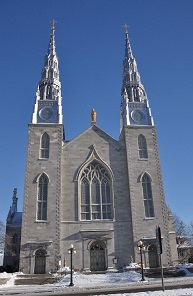
//> input picture images/church01.jpg, 193 x 296 px
$ ./robustmatching   (built with g++ and OpenCV 4)
//> lines starting //> are read from the running program, lines starting //| are printed output that depends on the picture
### Chapter10/robustMatcher.h
// [17 lines of licence text are left out]

#if !defined MATCHER
#define MATCHER

#include <iostream>
#include <vector>
#include <opencv2/core.hpp>
#include <opencv2/imgproc.hpp>
#include <opencv2/highgui.hpp>
#include <opencv2/features2d.hpp>
#include <opencv2/calib3d.hpp>
#include <opencv2/xfeatures2d.hpp>

#define NOCHECK      0
#define CROSSCHECK   1
#define RATIOCHECK   2
#define BOTHCHECK    3

class RobustMatcher {

  private:

	  // pointer to the feature point detector object
	  cv::Ptr<cv::FeatureDetector> detector;
	  // pointer to the feature descriptor extractor object
	  cv::Ptr<cv::DescriptorExtractor> descriptor;
	  int normType;
	  float ratio; // max ratio between 1st and 2nd NN
	  bool refineF; // if true will refine the F matrix
	  bool refineM; // if true will refine the matches (will refine F also)
	  double distance; // min distance to epipolar
	  double confidence; // confidence level (probability)

  public:

	  RobustMatcher(const cv::Ptr<cv::FeatureDetector> &detector,
		            const cv::Ptr<cv::DescriptorExtractor> &descriptor= cv::Ptr<cv::DescriptorExtractor>())
		  : detector(detector), descriptor(descriptor),normType(cv::NORM_L2),
		    ratio(0.8f), refineF(true), refineM(true), confidence(0.98), distance(1.0) {

		// in this case use the associated descriptor
		if (!this->descriptor) {
			this->descriptor = this->detector;
		}
	  }

	  // Set the feature detector
	  // [122 lines left out: functions setFeatureDetector, setDescriptorExtractor, setNormType, setMinDistanceToEpipolar, setConfidenceLevel, setRatio and 5 more, not called in this run]

	  // Identify good matches using RANSAC
	  // Return fundamental matrix and output matches
	  cv::Mat ransacTest(const std::vector<cv::DMatch>& matches,
		                 std::vector<cv::KeyPoint>& keypoints1,
						 std::vector<cv::KeyPoint>& keypoints2,
					     std::vector<cv::DMatch>& outMatches) {

		// Convert keypoints into Point2f
		std::vector<cv::Point2f> points1, points2;

		for (std::vector<cv::DMatch>::const_iterator it= matches.begin();
			 it!= matches.end(); ++it) {

			 // Get the position of left keypoints
			 points1.push_back(keypoints1[it->queryIdx].pt);
			 // Get the position of right keypoints
			 points2.push_back(keypoints2[it->trainIdx].pt);
	    }

		// Compute F matrix using RANSAC
		std::vector<uchar> inliers(points1.size(),0);
		cv::Mat fundamental= cv::findFundamentalMat(
			points1,points2, // matching points
		    inliers,         // match status (inlier or outlier)
		    cv::FM_RANSAC,   // RANSAC method
		    distance,        // distance to epipolar line
		    confidence);     // confidence probability

		// extract the surviving (inliers) matches
		std::vector<uchar>::const_iterator itIn= inliers.begin();
		std::vector<cv::DMatch>::const_iterator itM= matches.begin();
		// for all matches
		for ( ;itIn!= inliers.end(); ++itIn, ++itM) {

			if (*itIn) { // it is a valid match

				outMatches.push_back(*itM);
			}
		}

		if (refineF || refineM) {
		// The F matrix will be recomputed with all accepted matches

			// Convert keypoints into Point2f for final F computation
			points1.clear();
			points2.clear();

			for (std::vector<cv::DMatch>::const_iterator it= outMatches.begin();
				 it!= outMatches.end(); ++it) {

				 // Get the position of left keypoints
				 points1.push_back(keypoints1[it->queryIdx].pt);
				 // Get the position of right keypoints
				 points2.push_back(keypoints2[it->trainIdx].pt);
			}

			// Compute 8-point F from all accepted matches
			fundamental= cv::findFundamentalMat(
				points1,points2, // matching points
				cv::FM_8POINT); // 8-point method

			if (refineM) {

				std::vector<cv::Point2f> newPoints1, newPoints2;
				// refine the matches
				correctMatches(fundamental,             // F matrix
					           points1, points2,        // original position
							   newPoints1, newPoints2); // new position
				for (int i=0; i< points1.size(); i++) {

					std::cout << "(" << keypoints1[outMatches[i].queryIdx].pt.x
						      << "," << keypoints1[outMatches[i].queryIdx].pt.y
							  << ") -> ";
					std::cout << "(" << newPoints1[i].x
						      << "," << newPoints1[i].y << std::endl;
					std::cout << "(" << keypoints2[outMatches[i].trainIdx].pt.x
						      << "," << keypoints2[outMatches[i].trainIdx].pt.y
							  << ") -> ";
					std::cout << "(" << newPoints2[i].x
						      << "," << newPoints2[i].y << std::endl;

					keypoints1[outMatches[i].queryIdx].pt.x= newPoints1[i].x;
					keypoints1[outMatches[i].queryIdx].pt.y= newPoints1[i].y;
					keypoints2[outMatches[i].trainIdx].pt.x= newPoints2[i].x;
					keypoints2[outMatches[i].trainIdx].pt.y= newPoints2[i].y;
				}
			}
		}


		return fundamental;
	  }

	  // Match feature points using RANSAC
	  // returns fundamental matrix and output match set
	  cv::Mat match(cv::Mat& image1, cv::Mat& image2, // input images
		  std::vector<cv::DMatch>& matches, // output matches and keypoints
		  std::vector<cv::KeyPoint>& keypoints1, std::vector<cv::KeyPoint>& keypoints2,
		  int check=CROSSCHECK) {  // check type (symmetry or ratio or none or both)

		// 1. Detection of the feature points
		detector->detect(image1,keypoints1);
		detector->detect(image2,keypoints2);

		std::cout << "Number of feature points (1): " << keypoints1.size() << std::endl;
		std::cout << "Number of feature points (2): " << keypoints2.size() << std::endl;

		// 2. Extraction of the feature descriptors
		cv::Mat descriptors1, descriptors2;
		descriptor->compute(image1,keypoints1,descriptors1);
		descriptor->compute(image2,keypoints2,descriptors2);

		std::cout << "descriptor matrix size: " << descriptors1.rows << " by " << descriptors1.cols << std::endl;

		// 3. Match the two image descriptors
		//    (optionaly apply some checking method)

		// Construction of the matcher with crosscheck
		cv::BFMatcher matcher(normType,            //distance measure
	                          check==CROSSCHECK);  // crosscheck flag

		// vectors of matches
        std::vector<std::vector<cv::DMatch> > matches1;
        std::vector<std::vector<cv::DMatch> > matches2;
	    std::vector<cv::DMatch> outputMatches;

		// call knnMatch if ratio check is required
		if (check==RATIOCHECK || check==BOTHCHECK) {
			// from image 1 to image 2
			// based on k nearest neighbours (with k=2)
			matcher.knnMatch(descriptors1,descriptors2,
				matches1, // vector of matches (up to 2 per entry)
				2);		  // return 2 nearest neighbours

			std::cout << "Number of matched points 1->2: " << matches1.size() << std::endl;

			if (check==BOTHCHECK) {
				// from image 2 to image 1
				// based on k nearest neighbours (with k=2)
				matcher.knnMatch(descriptors2,descriptors1,
					matches2, // vector of matches (up to 2 per entry)
					2);		  // return 2 nearest neighbours

				std::cout << "Number of matched points 2->1: " << matches2.size() << std::endl;
			}

		}

		// select check method
		switch (check) {

			case CROSSCHECK:
				matcher.match(descriptors1,descriptors2,outputMatches);
				std::cout << "Number of matched points 1->2 (after cross-check): " << outputMatches.size() << std::endl;
				break;
			case RATIOCHECK:
				ratioTest(matches1,outputMatches);
				std::cout << "Number of matched points 1->2 (after ratio test): " << outputMatches.size() << std::endl;
				break;
			case BOTHCHECK:
				ratioAndSymmetryTest(matches1,matches2,outputMatches);
				std::cout << "Number of matched points 1->2 (after ratio and cross-check): " << outputMatches.size() << std::endl;
				break;
			case NOCHECK:
			default:
				matcher.match(descriptors1,descriptors2,outputMatches);
				std::cout << "Number of matched points 1->2: " << outputMatches.size() << std::endl;
				break;
		}

		// 4. Validate matches using RANSAC
		cv::Mat fundamental= ransacTest(outputMatches, keypoints1, keypoints2, matches);
		std::cout << "Number of matched points (after RANSAC): " << matches.size() << std::endl;

		// return the found fundamental matrix
		return fundamental;
	}

	 // Match feature points using RANSAC
	 // returns fundamental matrix and output match set
     // this is the simplified version presented in the book
	  // [30 lines left out: function matchBook, not called in this run]

};

#endif

### Chapter10/robustmatching.cpp
// [17 lines of licence text are left out]

#include <iostream>
#include <vector>
#include <opencv2/core.hpp>
#include <opencv2/imgproc.hpp>
#include <opencv2/highgui.hpp>
#include <opencv2/features2d.hpp>
#include <opencv2/calib3d.hpp>
#include <opencv2/xfeatures2d.hpp>
#include "robustMatcher.h"

int main()
{
	// Read input images
	cv::Mat image1= cv::imread("church01.jpg",0);
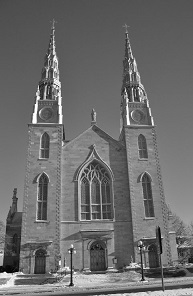
//> image1: 296 rows x 193 cols, CV_8UC1; min 0, max 255, mean 107.8
	cv::Mat image2= cv::imread("church03.jpg",0);
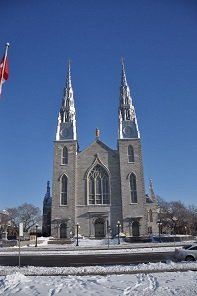
//> input picture images/church03.jpg, 197 x 296 px
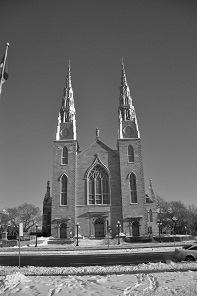
//> image2: 296 rows x 197 cols, CV_8UC1; min 0, max 255, mean 105.5

	if (!image1.data || !image2.data)
		return 0;

    // Display the images
	cv::namedWindow("Right Image");
	cv::imshow("Right Image",image1);
	cv::namedWindow("Left Image");
	cv::imshow("Left Image",image2);

	// Prepare the matcher (with default parameters)
	// here SIFT detector and descriptor
	RobustMatcher rmatcher(cv::xfeatures2d::SIFT::create(250));

	// Match the two images
	std::vector<cv::DMatch> matches;

	std::vector<cv::KeyPoint> keypoints1, keypoints2;
	cv::Mat fundamental = rmatcher.match(image1, image2, matches,
		keypoints1, keypoints2);
//> in match, `detector->detect(image1,keypoints1);`: keypoints1 = 250 keypoints; strongest (x, y, size): (34, 121, 3.4), (128, 123, 2.5), (36, 105, 2.3), (60, 122, 2.5)
//> in match, `detector->detect(image2,keypoints2);`: keypoints2 = 250 keypoints; strongest (x, y, size): (71, 91, 2.4), (121, 137, 2.2), (58, 138, 2.8), (59, 118, 1.9)
//| Number of feature points (1): 250
//| Number of feature points (2): 250
//| descriptor matrix size: 250 by 128
//> in match, `matcher.match(descriptors1,descriptors2,outputMatches);`: outputMatches = 98 matches
//| Number of matched points 1->2 (after cross-check): 98
//> the loop in ransacTest, `for (std::vector<cv::DMatch>::const_iterator it= matches.begin(); it!=..` made 98 passes
//> after the loop in ransacTest, `for (std::vector<cv::DMatch>::const_iterator it= matches.begin();`: points1 = 98 Points (x, y), first 12: [4.78, 223.5], [181.7, 242.4], [181.2, 273.6], [10.65, 266.1], [13.16, 276.2], [17.2, 282.1], [17.2, 282.1], [177.1, 278.8], [168.2, 274], [160.1, 239.1], [158.5, 229.9], [158.5, 229.9]; points2 = 98 Points (x, y), first 12: [122.1, 183], [63.47, 237.4], [148.8, 240.5], [45.62, 232.8], [46.87, 238.9], [48.82, 242.5], [48.82, 242.5], [94.44, 267.4], [144.7, 241.1], [73.06, 274.5], [64.65, 179.2], [83.75, 215.4]
//> in ransacTest, `cv::Mat fundamental= cv::findFundamentalMat( points1,points2, inliers,..`: inliers = 98 values, max 1 at index 2, min 0 at index 0, mean 0.531; fundamental = [[2.52e-06, 0.000124, -0.0362], [-0.000123, -3.87e-06, 0.00314], [0.0307, -0.00513, 1]]
//> the loop in ransacTest, `for ( ;itIn!= inliers.end(); ++itIn, ++itM)` made 98 passes
//> the loop in ransacTest, `for (std::vector<cv::DMatch>::const_iterator it= outMatches.begin(); i..` made 52 passes
//> in ransacTest, `fundamental= cv::findFundamentalMat( points1,points2, cv::FM_8POINT);`: fundamental = [[3.01e-06, 0.000123, -0.0362], [-0.000123, -4.18e-06, 0.00313], [0.0306, -0.00502, 1]]
//> in ransacTest, `correctMatches(fundamental, points1, points2, newPoints1, newPoints2);`: newPoints1 = 52 Points (x, y), first 12: [181.2, 273.7], [10.64, 266.1], [12.93, 276.3], [154.2, 246.6], [34.28, 120.9], [34.28, 120.9], [36.09, 105.3], [36.09, 105.3], [36.96, 93.71], [150, 211.6], [145.9, 180.7], [40.65, 254]; newPoints2 = 52 Points (x, y), first 12: [148.8, 240.5], [45.64, 232.8], [47.23, 238.9], [135.1, 222.8], [57.64, 138.2], [57.64, 138.2], [58.55, 127.1], [58.55, 127.1], [58.97, 118], [134.5, 199.1], [132.6, 177.8], [63.73, 226.3]
//> the loop in ransacTest, `for (int i=0; i< points1.size(); i++)` made 52 passes
//| (181.216,273.655) -> (181.217,273.662
//| (148.816,240.478) -> (148.814,240.466
//| (10.6517,266.118) -> (10.6384,266.12
//| (45.6201,232.822) -> (45.6416,232.817
//> (the first 4 of 16 printed lines)
//> (output is shown up to pass 8 of 52)
//> in match, `cv::Mat fundamental= ransacTest(outputMatches, keypoints1, keypoints2,..`: matches = 52 matches
//| Number of matched points (after RANSAC): 52
//> matches = 52 matches

	// draw the matches
	cv::Mat imageMatches;
//> (the run ends here: the program needs code that is not available in this run, at `cv::drawMatches(image1,keypoints1,`)
